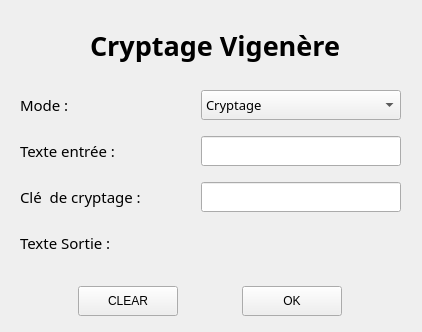
<?xml version="1.0" encoding="UTF-8"?>
<ui version="4.0">
 <class>Form</class>
 <widget class="QWidget" name="Form">
  <property name="enabled">
   <bool>true</bool>
  </property>
  <property name="geometry">
   <rect>
    <x>0</x>
    <y>0</y>
    <width>422</width>
    <height>332</height>
   </rect>
  </property>
  <property name="minimumSize">
   <size>
    <width>422</width>
    <height>332</height>
   </size>
  </property>
  <property name="maximumSize">
   <size>
    <width>422</width>
    <height>332</height>
   </size>
  </property>
  <property name="windowTitle">
   <string>Cryptage César</string>
  </property>
  <widget class="QLabel" name="label1">
   <property name="geometry">
    <rect>
     <x>90</x>
     <y>20</y>
     <width>251</width>
     <height>51</height>
    </rect>
   </property>
   <property name="font">
    <font>
     <family>Rockwell Nova Cond</family>
     <pointsize>20</pointsize>
     <weight>75</weight>
     <bold>true</bold>
    </font>
   </property>
   <property name="text">
    <string>Cryptage Vigenère</string>
   </property>
  </widget>
  <widget class="QLabel" name="label_4">
   <property name="geometry">
    <rect>
     <x>10</x>
     <y>150</y>
     <width>55</width>
     <height>16</height>
    </rect>
   </property>
   <property name="text">
    <string/>
   </property>
  </widget>
  <widget class="QWidget" name="">
   <property name="geometry">
    <rect>
     <x>20</x>
     <y>80</y>
     <width>381</width>
     <height>191</height>
    </rect>
   </property>
   <layout class="QVBoxLayout" name="verticalLayout">
    <item>
     <layout class="QHBoxLayout" name="horizontalLayout">
      <item>
       <widget class="QLabel" name="label2">
        <property name="font">
         <font>
          <family>Rockwell Nova</family>
          <pointsize>11</pointsize>
         </font>
        </property>
        <property name="text">
         <string>Mode :</string>
        </property>
       </widget>
      </item>
      <item>
       <widget class="QComboBox" name="ModeInput">
        <property name="minimumSize">
         <size>
          <width>200</width>
          <height>30</height>
         </size>
        </property>
        <property name="maximumSize">
         <size>
          <width>200</width>
          <height>30</height>
         </size>
        </property>
        <property name="font">
         <font>
          <family>Rockwell Nova</family>
          <pointsize>10</pointsize>
         </font>
        </property>
        <property name="editable">
         <bool>false</bool>
        </property>
        <property name="currentText">
         <string>Cryptage</string>
        </property>
        <item>
         <property name="text">
          <string>Cryptage</string>
         </property>
        </item>
        <item>
         <property name="text">
          <string>Décryptage</string>
         </property>
        </item>
       </widget>
      </item>
     </layout>
    </item>
    <item>
     <layout class="QHBoxLayout" name="horizontalLayout_2">
      <item>
       <widget class="QLabel" name="label3">
        <property name="font">
         <font>
          <family>Rockwell Nova</family>
          <pointsize>11</pointsize>
         </font>
        </property>
        <property name="text">
         <string>Texte entrée :</string>
        </property>
       </widget>
      </item>
      <item>
       <widget class="QLineEdit" name="TextInput">
        <property name="minimumSize">
         <size>
          <width>200</width>
          <height>30</height>
         </size>
        </property>
        <property name="maximumSize">
         <size>
          <width>200</width>
          <height>30</height>
         </size>
        </property>
        <property name="font">
         <font>
          <family>Rockwell Nova</family>
          <pointsize>10</pointsize>
         </font>
        </property>
       </widget>
      </item>
     </layout>
    </item>
    <item>
     <layout class="QHBoxLayout" name="horizontalLayout_3">
      <item>
       <widget class="QLabel" name="label4">
        <property name="font">
         <font>
          <family>Rockwell Nova</family>
          <pointsize>11</pointsize>
         </font>
        </property>
        <property name="text">
         <string>Clé  de cryptage :</string>
        </property>
       </widget>
      </item>
      <item>
       <widget class="QLineEdit" name="KeyInput">
        <property name="minimumSize">
         <size>
          <width>200</width>
          <height>30</height>
         </size>
        </property>
        <property name="maximumSize">
         <size>
          <width>200</width>
          <height>30</height>
         </size>
        </property>
        <property name="font">
         <font>
          <family>Rockwell Nova</family>
          <pointsize>10</pointsize>
         </font>
        </property>
       </widget>
      </item>
     </layout>
    </item>
    <item>
     <layout class="QHBoxLayout" name="horizontalLayout_4">
      <item>
       <widget class="QLabel" name="label5">
        <property name="font">
         <font>
          <family>Rockwell Nova</family>
          <pointsize>11</pointsize>
         </font>
        </property>
        <property name="text">
         <string>Texte Sortie :</string>
        </property>
       </widget>
      </item>
      <item>
       <widget class="QLabel" name="TextOutput">
        <property name="minimumSize">
         <size>
          <width>200</width>
          <height>30</height>
         </size>
        </property>
        <property name="maximumSize">
         <size>
          <width>200</width>
          <height>30</height>
         </size>
        </property>
        <property name="font">
         <font>
          <family>Rockwell Nova</family>
          <pointsize>10</pointsize>
         </font>
        </property>
        <property name="text">
         <string/>
        </property>
       </widget>
      </item>
     </layout>
    </item>
   </layout>
  </widget>
  <widget class="QWidget" name="">
   <property name="geometry">
    <rect>
     <x>20</x>
     <y>280</y>
     <width>381</width>
     <height>42</height>
    </rect>
   </property>
   <layout class="QHBoxLayout" name="horizontalLayout_5">
    <item>
     <widget class="QPushButton" name="pushButton_2">
      <property name="minimumSize">
       <size>
        <width>100</width>
        <height>30</height>
       </size>
      </property>
      <property name="maximumSize">
       <size>
        <width>100</width>
        <height>30</height>
       </size>
      </property>
      <property name="text">
       <string>CLEAR</string>
      </property>
     </widget>
    </item>
    <item>
     <widget class="QPushButton" name="pushButton">
      <property name="minimumSize">
       <size>
        <width>100</width>
        <height>30</height>
       </size>
      </property>
      <property name="maximumSize">
       <size>
        <width>100</width>
        <height>30</height>
       </size>
      </property>
      <property name="text">
       <string>OK</string>
      </property>
     </widget>
    </item>
   </layout>
  </widget>
 </widget>
 <resources/>
 <connections/>
</ui>
